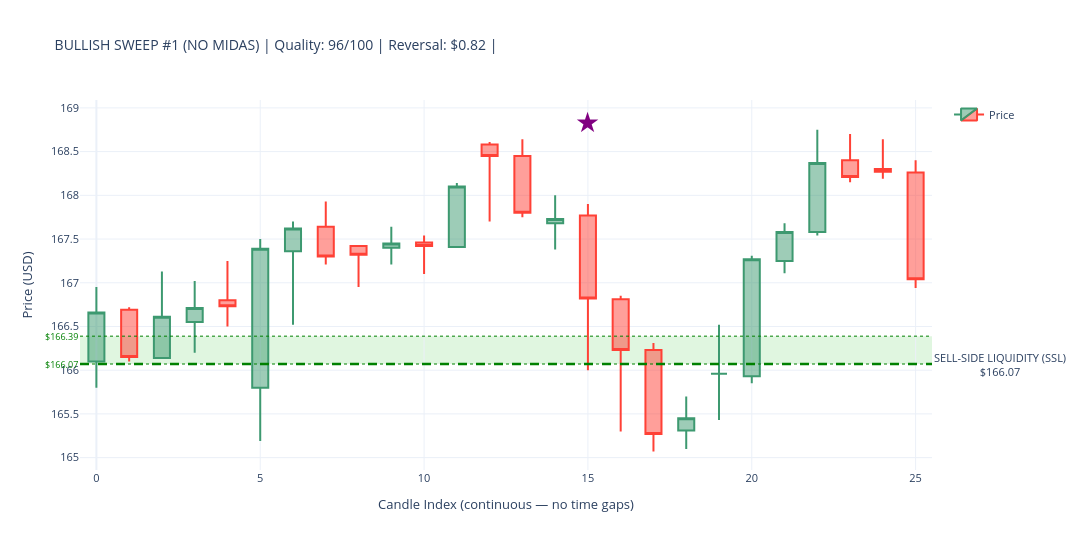
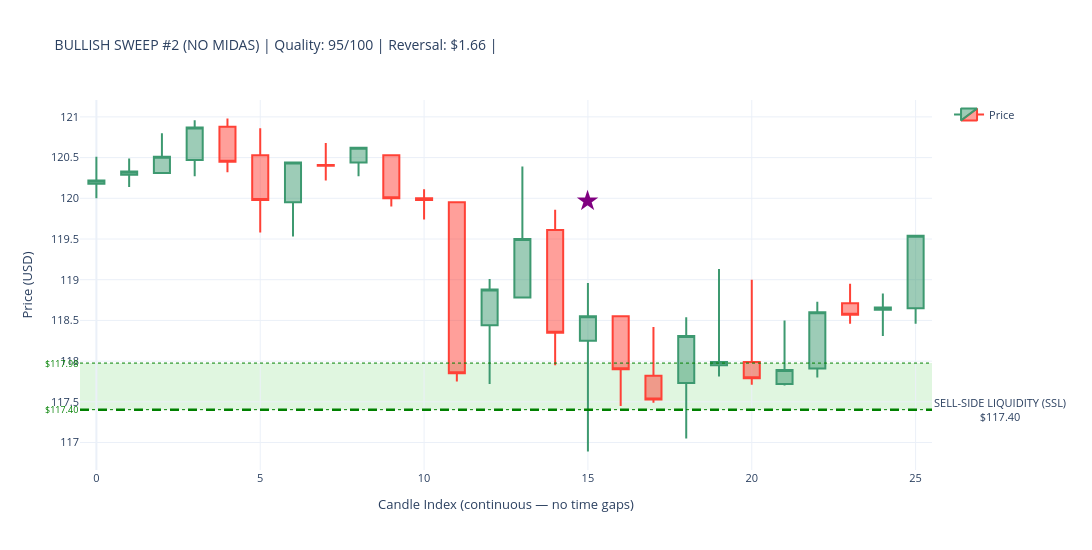
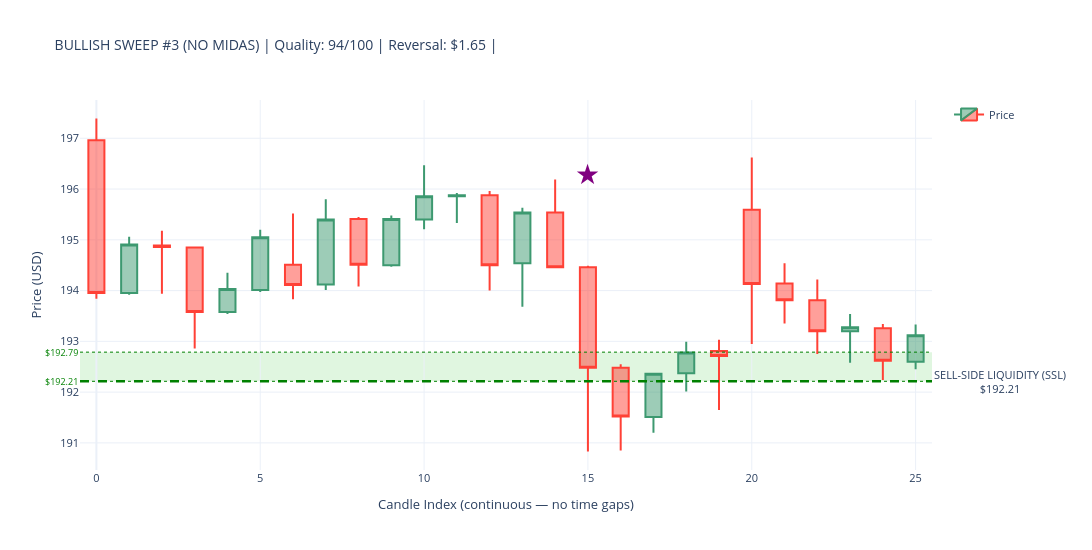
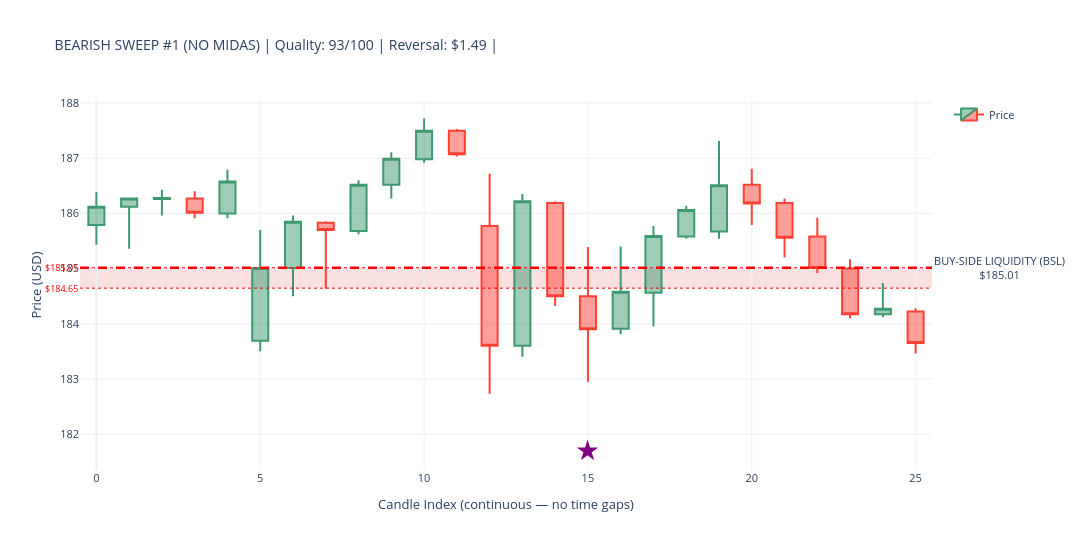

Source (notebook cell) for these figures, in order:
### Code cell
# ---------------------------------------------------------------------------
# SWEEP DETECTION CANDLESTICK VISUALIZATIONS WITH LIQUIDITY ZONES
# ---------------------------------------------------------------------------

required_vars = ['sweeps_hourly_no_midas', 'sweeps_hourly_with_midas', 'hourly_data']
missing_vars  = [v for v in required_vars if v not in globals()]

if missing_vars:
    print(f"\n⚠ WARNING: Missing variables — {missing_vars}")
    print("Please execute Part 8 first. Skipping visualization...")
else:
    print("\n✓ All required variables present. Proceeding with visualization...")

if not missing_vars:

    print("\n" + "=" * 70)
    print("VISUALIZING TOP SWEEPS — CANDLESTICK CHARTS WITH LIQUIDITY ZONES")
    print("=" * 70)

    import plotly.graph_objects as go

    price_data = hourly_data.copy()
    print(f"\n✓ Hourly data: {len(price_data)} candles")
    print(f"  Date range: {price_data['timestamp'].min().date()} → "
          f"{price_data['timestamp'].max().date()}")

    print(f"\nSweep data check:")
    print(f"  NO MIDAS  : {len(sweeps_hourly_no_midas)} total sweeps")
    if len(sweeps_hourly_no_midas) > 0:
        print(f"    Bullish : {(sweeps_hourly_no_midas['sweep_type']=='BULLISH').sum()}")
        print(f"    Bearish : {(sweeps_hourly_no_midas['sweep_type']=='BEARISH').sum()}")
    print(f"  WITH MIDAS: {len(sweeps_hourly_with_midas)} total sweeps")
    if len(sweeps_hourly_with_midas) > 0:
        print(f"    Bullish : {(sweeps_hourly_with_midas['sweep_type']=='BULLISH').sum()}")
        print(f"    Bearish : {(sweeps_hourly_with_midas['sweep_type']=='BEARISH').sum()}")


    def make_candlestick_chart_with_zones(
        price_df, sweep_timestamp, zone_level,
        zone_top, zone_bottom,
        sweep_type, chart_title
    ):
        try:
            # ── exact-hour timestamp match ────────────────────────────────────
            sweep_ts       = pd.to_datetime(sweep_timestamp)
            sweep_ts_naive = sweep_ts.tz_localize(None) if sweep_ts.tzinfo else sweep_ts
            ts_col_naive   = pd.to_datetime(price_df['timestamp']).dt.tz_localize(None)

            exact = price_df[ts_col_naive == sweep_ts_naive]
            sweep_idx = exact.index[0] if len(exact) > 0 else (
                (ts_col_naive - sweep_ts_naive).abs().idxmin()
            )

            sweep_pos = price_df.index.get_loc(sweep_idx)
            start_pos = max(0, sweep_pos - 15)
            end_pos   = min(len(price_df) - 1, sweep_pos + 10)

            subset = price_df.iloc[start_pos : end_pos + 1].copy().reset_index(drop=True)
            subset['candle_idx'] = range(len(subset))

            # FIX: build hover text as a list — Candlestick uses `text`, not `hovertemplate`
            hover_texts = [
                (f"{row['timestamp'].strftime('%Y-%m-%d %H:%M')}<br>"
                 f"O: ${row['open']:.2f}  H: ${row['high']:.2f}<br>"
                 f"L: ${row['low']:.2f}   C: ${row['close']:.2f}")
                for _, row in subset.iterrows()
            ]

            # ── candlestick ───────────────────────────────────────────────────
            fig = go.Figure(data=[go.Candlestick(
                x=subset['candle_idx'],
                open=subset['open'],  high=subset['high'],
                low=subset['low'],    close=subset['close'],
                name='Price',
                text=hover_texts,          # ← was hovertemplate (unsupported)
                hoverinfo='text',          # tell Plotly to show our text on hover
            )])

            # ── ICT-correct zone labels + actual boundaries ───────────────────
            if sweep_type == 'BULLISH':
                fill_color = 'rgba(0,180,0,0.12)'
                line_color = 'green'
                zone_label = 'SELL-SIDE LIQUIDITY (SSL)'
            else:
                fill_color = 'rgba(220,0,0,0.12)'
                line_color = 'red'
                zone_label = 'BUY-SIDE LIQUIDITY (BSL)'

            fig.add_hrect(
                y0=zone_bottom, y1=zone_top,
                fillcolor=fill_color, opacity=1.0,
                layer='below', line_width=0,
            )
            fig.add_hline(
                y=zone_level,
                line_width=2.5, line_dash='dash', line_color=line_color,
                annotation_text=f'{zone_label}<br>${zone_level:.2f}',
                annotation_position='right',
                annotation=dict(font_size=11, bgcolor='rgba(255,255,255,0.85)')
            )
            for y_val in [zone_top, zone_bottom]:
                fig.add_hline(
                    y=y_val, line_width=1, line_dash='dot', line_color=line_color,
                    annotation_text=f'${y_val:.2f}', annotation_position='left',
                    annotation=dict(font_size=9, font_color=line_color)
                )

            # ── sweep marker ──────────────────────────────────────────────────
            sweep_subset_pos = sweep_pos - start_pos
            if 0 <= sweep_subset_pos < len(subset):
                row_c = subset.iloc[sweep_subset_pos]
                cr    = row_c['high'] - row_c['low']
                arrow_y = (row_c['high'] + cr * 0.5 if sweep_type == 'BULLISH'
                           else row_c['low'] - cr * 0.5)
                fig.add_annotation(
                    x=row_c['candle_idx'], y=arrow_y,
                    text='★', showarrow=False,
                    font=dict(size=28, color='purple'),
                    xanchor='center'
                )

            fig.update_layout(
                title=dict(text=chart_title, font=dict(size=14)),
                yaxis_title='Price (USD)',
                xaxis_title='Candle Index (continuous — no time gaps)',
                template='plotly_white',
                height=550, width=1150,
                hovermode='x unified',
                xaxis_rangeslider_visible=False,
                xaxis=dict(type='linear'),
                showlegend=True,
                font=dict(size=11),
                margin=dict(l=80, r=160, t=100, b=80),
            )
            return fig

        except Exception as e:
            print(f"      ✗ Error ({type(e).__name__}): {e}")
            return None


    def plot_sweep_set(sweeps_df, label):
        if sweeps_df.empty:
            print(f"\n✗ No sweeps in {label} dataset")
            return

        print(f"\n{'=' * 70}")
        print(f"{label} SWEEPS WITH LIQUIDITY ZONES")
        print('=' * 70)

        for sweep_type, side_label in [
            ('BULLISH', 'SSL Raids (demand zone sweeps — bullish reversal)'),
            ('BEARISH', 'BSL Raids (supply zone sweeps — bearish reversal)'),
        ]:
            subset = (
                sweeps_df[sweeps_df['sweep_type'] == sweep_type]
                .nlargest(3, 'sweep_quality_score')
            )
            print(f"\n{side_label}  ({len(subset)} shown):")

            for i, (_, row) in enumerate(subset.iterrows(), 1):
                z_top = float(row.get('zone_top',    row['zone_level'] * 1.005))
                z_bot = float(row.get('zone_bottom', row['zone_level'] * 0.995))

                title = (
                    f"{sweep_type} SWEEP #{i} ({label}) | "
                    f"Quality: {row['sweep_quality_score']:.0f}/100 | "
                    f"Reversal: ${row['reversal_distance']:.2f} | "
                )
                print(f"  {i}. {row['timestamp']}  zone=${row['zone_level']:.2f}")

                fig = make_candlestick_chart_with_zones(
                    price_data,
                    sweep_timestamp = row['timestamp'],
                    zone_level      = row['zone_level'],
                    zone_top        = z_top,
                    zone_bottom     = z_bot,
                    sweep_type      = sweep_type,
                    chart_title     = title,
                )
                if fig:
                    fig.show()
                else:
                    print("      → Could not create chart")


    plot_sweep_set(sweeps_hourly_no_midas,   'NO MIDAS')
    plot_sweep_set(sweeps_hourly_with_midas, 'WITH MIDAS')

    print("\n" + "=" * 70)
    print("✓ LIQUIDITY ZONE SWEEP VISUALIZATION COMPLETE")
    print("=" * 70)
    print("\nVISUAL LEGEND:")
    print("  🟢 GREEN ZONE : Demand zone — SSL raid (BULLISH sweep, reversal up)")
    print("  🔴 RED ZONE   : Supply zone — BSL raid (BEARISH sweep, reversal down)")
    print("  ★ Star        : Exact sweep detection candle")
    print("  - - Dashed    : Zone midline (zone_level)")
    print("  ··· Dotted    : Actual zone top / bottom boundaries")

### Figure 1 — Plotly figure (JSON) as saved in the notebook; plotly's stock layout.template omitted (floating-point values rounded to 4 significant figures)
{"data": [{"close": [166.7, 166.2, 166.6, 166.7, 166.7, 167.4, 167.6, 167.3, 167.3, 167.4, 167.4, 168.1, 168.4, 167.8, 167.7, 166.8, 166.2, 165.3, 165.4, 166.0, 167.3, 167.6, 168.4, 168.2, 168.3, 167.0], "high": [166.9, 166.7, 167.1, 167.0, 167.2, 167.5, 167.7, 167.9, 167.4, 167.6, 167.5, 168.1, 168.6, 168.6, 168, 167.9, 166.8, 166.3, 165.7, 166.5, 167.3, 167.7, 168.8, 168.7, 168.6, 168.4], "hoverinfo": "text", "low": [165.8, 166.1, 166.1, 166.2, 166.5, 165.2, 166.5, 167.2, 166.9, 167.2, 167.1, 167.4, 167.7, 167.8, 167.4, 166, 165.3, 165.1, 165.1, 165.4, 165.8, 167.1, 167.5, 168.2, 168.2, 166.9], "name": "Price", "open": [166.1, 166.7, 166.1, 166.6, 166.8, 165.8, 167.4, 167.6, 167.4, 167.4, 167.5, 167.4, 168.6, 168.4, 167.7, 167.8, 166.8, 166.2, 165.3, 166.0, 165.9, 167.2, 167.6, 168.4, 168.3, 168.3], "text": ["2021-04-20 11:30<br>O: $166.10  H: $166.95<br>L: $165.80   C: $166.66", "2021-04-20 12:30<br>O: $166.69  H: $166.72<br>L: $166.10   C: $166.15", "2021-04-20 13:30<br>O: $166.14  H: $167.13<br>L: $166.14   C: $166.61", "2021-04-20 14:30<br>O: $166.55  H: $167.02<br>L: $166.20   C: $166.71", "2021-04-20 15:30<br>O: $166.80  H: $167.25<br>L: $166.50   C: $166.73", "2021-04-21 09:30<br>O: $165.80  H: $167.50<br>L: $165.19   C: $167.39", "2021-04-21 10:30<br>O: $167.36  H: $167.70<br>L: $166.52   C: $167.62", "2021-04-21 11:30<br>O: $167.64  H: $167.93<br>L: $167.21   C: $167.30", "2021-04-21 12:30<br>O: $167.42  H: $167.43<br>L: $166.95   C: $167.32", "2021-04-21 13:30<br>O: $167.40  H: $167.64<br>L: $167.21   C: $167.45", "2021-04-21 14:30<br>O: $167.46  H: $167.54<br>L: $167.10   C: $167.42", "2021-04-21 15:30<br>O: $167.41  H: $168.14<br>L: $167.41   C: $168.10", "2021-04-22 09:30<br>O: $168.58  H: $168.61<br>L: $167.70   C: $168.45", "2021-04-22 10:30<br>O: $168.45  H: $168.64<br>L: $167.75   C: $167.80", "2021-04-22 11:30<br>O: $167.68  H: $168.00<br>L: $167.38   C: $167.73", "2021-04-22 12:30<br>O: $167.77  H: $167.90<br>L: $166.00   C: $166.82", "2021-04-22 13:30<br>O: $166.81  H: $166.85<br>L: $165.30   C: $166.23", "2021-04-22 14:30<br>O: $166.23  H: $166.31<br>L: $165.07   C: $165.27", "2021-04-22 15:30<br>O: $165.31  H: $165.70<br>L: $165.10   C: $165.45", "2021-04-23 09:30<br>O: $165.96  H: $166.52<br>L: $165.43   C: $165.96", "2021-04-23 10:30<br>O: $165.93  H: $167.31<br>L: $165.85   C: $167.27", "2021-04-23 11:30<br>O: $167.25  H: $167.68<br>L: $167.11   C: $167.58", "2021-04-23 12:30<br>O: $167.58  H: $168.75<br>L: $167.54   C: $168.37", "2021-04-23 13:30<br>O: $168.40  H: $168.70<br>L: $168.15   C: $168.21", "2021-04-23 14:30<br>O: $168.30  H: $168.64<br>L: $168.19   C: $168.27", "2021-04-23 15:30<br>O: $168.26  H: $168.40<br>L: $166.94   C: $167.04"], "type": "candlestick", "x": [0, 1, 2, 3, 4, 5, 6, 7, 8, 9, 10, 11, 12, 13, 14, 15, 16, 17, 18, 19, 20, 21, 22, 23, 24, 25]}], "layout": {"annotations": [{"bgcolor": "rgba(255,255,255,0.85)", "font": {"size": 11}, "showarrow": false, "text": "SELL-SIDE LIQUIDITY (SSL)<br>$166.07", "x": 1, "xanchor": "left", "xref": "x domain", "y": 166.1, "yanchor": "middle", "yref": "y"}, {"font": {"color": "green", "size": 9}, "showarrow": false, "text": "$166.39", "x": 0, "xanchor": "right", "xref": "x domain", "y": 166.4, "yanchor": "middle", "yref": "y"}, {"font": {"color": "green", "size": 9}, "showarrow": false, "text": "$166.07", "x": 0, "xanchor": "right", "xref": "x domain", "y": 166.1, "yanchor": "middle", "yref": "y"}, {"font": {"color": "purple", "size": 28}, "showarrow": false, "text": "★", "x": 15, "xanchor": "center", "y": 168.9}], "font": {"size": 11}, "height": 550, "hovermode": "x unified", "margin": {"b": 80, "l": 80, "r": 160, "t": 100}, "shapes": [{"fillcolor": "rgba(0,180,0,0.12)", "layer": "below", "line": {"width": 0}, "opacity": 1, "type": "rect", "x0": 0, "x1": 1, "xref": "x domain", "y0": 166.1, "y1": 166.4, "yref": "y"}, {"line": {"color": "green", "dash": "dash", "width": 2.5}, "type": "line", "x0": 0, "x1": 1, "xref": "x domain", "y0": 166.1, "y1": 166.1, "yref": "y"}, {"line": {"color": "green", "dash": "dot", "width": 1}, "type": "line", "x0": 0, "x1": 1, "xref": "x domain", "y0": 166.4, "y1": 166.4, "yref": "y"}, {"line": {"color": "green", "dash": "dot", "width": 1}, "type": "line", "x0": 0, "x1": 1, "xref": "x domain", "y0": 166.1, "y1": 166.1, "yref": "y"}], "showlegend": true, "title": {"font": {"size": 14}, "text": "BULLISH SWEEP #1 (NO MIDAS) | Quality: 96/100 | Reversal: $0.82 | "}, "width": 1150, "xaxis": {"rangeslider": {"visible": false}, "title": {"text": "Candle Index (continuous — no time gaps)"}, "type": "linear"}, "yaxis": {"title": {"text": "Price (USD)"}}}}

### Figure 2 — Plotly figure (JSON) as saved in the notebook; plotly's stock layout.template omitted (floating-point values rounded to 4 significant figures)
{"data": [{"close": [120.2, 120.3, 120.5, 120.9, 120.5, 120.0, 120.4, 120.4, 120.6, 120, 120.0, 117.8, 118.9, 119.5, 118.3, 118.5, 117.9, 117.5, 118.3, 118.0, 117.8, 117.9, 118.6, 118.6, 118.7, 119.5], "high": [120.5, 120.5, 120.8, 121.0, 121.0, 120.9, 120.4, 120.7, 120.6, 120.5, 120.1, 120.0, 119.0, 120.4, 119.9, 119.0, 118.5, 118.4, 118.5, 119.1, 119, 118.5, 118.7, 119.0, 118.8, 119.5], "hoverinfo": "text", "low": [120, 120.1, 120.3, 120.3, 120.3, 119.6, 119.5, 120.2, 120.3, 119.9, 119.7, 117.8, 117.7, 118.8, 118.0, 116.9, 117.5, 117.5, 117.0, 117.8, 117.7, 117.7, 117.8, 118.5, 118.3, 118.5], "name": "Price", "open": [120.2, 120.3, 120.3, 120.5, 120.9, 120.5, 120.0, 120.4, 120.4, 120.5, 120, 120.0, 118.4, 118.8, 119.6, 118.2, 118.5, 117.8, 117.7, 118.0, 118.0, 117.7, 117.9, 118.7, 118.6, 118.7], "text": ["2020-05-11 11:00<br>O: $120.18  H: $120.51<br>L: $120.00   C: $120.22", "2020-05-11 12:00<br>O: $120.29  H: $120.49<br>L: $120.14   C: $120.33", "2020-05-11 13:00<br>O: $120.31  H: $120.80<br>L: $120.31   C: $120.51", "2020-05-11 14:00<br>O: $120.47  H: $120.96<br>L: $120.27   C: $120.87", "2020-05-11 15:00<br>O: $120.88  H: $120.98<br>L: $120.32   C: $120.45", "2020-05-12 09:00<br>O: $120.53  H: $120.86<br>L: $119.58   C: $119.98", "2020-05-12 10:00<br>O: $119.95  H: $120.44<br>L: $119.53   C: $120.44", "2020-05-12 11:00<br>O: $120.41  H: $120.68<br>L: $120.22   C: $120.40", "2020-05-12 12:00<br>O: $120.44  H: $120.63<br>L: $120.27   C: $120.62", "2020-05-12 13:00<br>O: $120.53  H: $120.54<br>L: $119.90   C: $120.00", "2020-05-12 14:00<br>O: $120.00  H: $120.11<br>L: $119.74   C: $119.98", "2020-05-12 15:00<br>O: $119.95  H: $119.95<br>L: $117.75   C: $117.85", "2020-05-13 09:00<br>O: $118.44  H: $119.01<br>L: $117.72   C: $118.88", "2020-05-13 10:00<br>O: $118.78  H: $120.39<br>L: $118.78   C: $119.50", "2020-05-13 11:00<br>O: $119.61  H: $119.86<br>L: $117.95   C: $118.35", "2020-05-13 12:00<br>O: $118.25  H: $118.96<br>L: $116.89   C: $118.55", "2020-05-13 13:00<br>O: $118.55  H: $118.55<br>L: $117.45   C: $117.90", "2020-05-13 14:00<br>O: $117.82  H: $118.42<br>L: $117.49   C: $117.53", "2020-05-13 15:00<br>O: $117.73  H: $118.54<br>L: $117.05   C: $118.31", "2020-05-14 09:00<br>O: $117.95  H: $119.13<br>L: $117.81   C: $117.99", "2020-05-14 10:00<br>O: $117.99  H: $119.00<br>L: $117.71   C: $117.79", "2020-05-14 11:00<br>O: $117.72  H: $118.50<br>L: $117.70   C: $117.89", "2020-05-14 12:00<br>O: $117.91  H: $118.73<br>L: $117.80   C: $118.60", "2020-05-14 13:00<br>O: $118.71  H: $118.95<br>L: $118.46   C: $118.57", "2020-05-14 14:00<br>O: $118.63  H: $118.83<br>L: $118.31   C: $118.66", "2020-05-14 15:00<br>O: $118.65  H: $119.54<br>L: $118.46   C: $119.54"], "type": "candlestick", "x": [0, 1, 2, 3, 4, 5, 6, 7, 8, 9, 10, 11, 12, 13, 14, 15, 16, 17, 18, 19, 20, 21, 22, 23, 24, 25]}], "layout": {"annotations": [{"bgcolor": "rgba(255,255,255,0.85)", "font": {"size": 11}, "showarrow": false, "text": "SELL-SIDE LIQUIDITY (SSL)<br>$117.40", "x": 1, "xanchor": "left", "xref": "x domain", "y": 117.4, "yanchor": "middle", "yref": "y"}, {"font": {"color": "green", "size": 9}, "showarrow": false, "text": "$117.98", "x": 0, "xanchor": "right", "xref": "x domain", "y": 118.0, "yanchor": "middle", "yref": "y"}, {"font": {"color": "green", "size": 9}, "showarrow": false, "text": "$117.40", "x": 0, "xanchor": "right", "xref": "x domain", "y": 117.4, "yanchor": "middle", "yref": "y"}, {"font": {"color": "purple", "size": 28}, "showarrow": false, "text": "★", "x": 15, "xanchor": "center", "y": 120.0}], "font": {"size": 11}, "height": 550, "hovermode": "x unified", "margin": {"b": 80, "l": 80, "r": 160, "t": 100}, "shapes": [{"fillcolor": "rgba(0,180,0,0.12)", "layer": "below", "line": {"width": 0}, "opacity": 1, "type": "rect", "x0": 0, "x1": 1, "xref": "x domain", "y0": 117.4, "y1": 118.0, "yref": "y"}, {"line": {"color": "green", "dash": "dash", "width": 2.5}, "type": "line", "x0": 0, "x1": 1, "xref": "x domain", "y0": 117.4, "y1": 117.4, "yref": "y"}, {"line": {"color": "green", "dash": "dot", "width": 1}, "type": "line", "x0": 0, "x1": 1, "xref": "x domain", "y0": 118.0, "y1": 118.0, "yref": "y"}, {"line": {"color": "green", "dash": "dot", "width": 1}, "type": "line", "x0": 0, "x1": 1, "xref": "x domain", "y0": 117.4, "y1": 117.4, "yref": "y"}], "showlegend": true, "title": {"font": {"size": 14}, "text": "BULLISH SWEEP #2 (NO MIDAS) | Quality: 95/100 | Reversal: $1.66 | "}, "width": 1150, "xaxis": {"rangeslider": {"visible": false}, "title": {"text": "Candle Index (continuous — no time gaps)"}, "type": "linear"}, "yaxis": {"title": {"text": "Price (USD)"}}}}

### Figure 3 — Plotly figure (JSON) as saved in the notebook; plotly's stock layout.template omitted (floating-point values rounded to 4 significant figures)
{"data": [{"close": [193.9, 194.9, 194.9, 193.6, 194.0, 195.1, 194.1, 195.4, 194.5, 195.4, 195.9, 195.9, 194.5, 195.5, 194.5, 192.5, 191.5, 192.4, 192.8, 192.7, 194.1, 193.8, 193.2, 193.3, 192.6, 193.1], "high": [197.4, 195.1, 195.2, 194.8, 194.3, 195.2, 195.5, 195.8, 195.4, 195.5, 196.5, 195.9, 196.0, 195.6, 196.2, 194.5, 192.6, 192.4, 193.0, 193.0, 196.6, 194.5, 194.2, 193.5, 193.3, 193.3], "hoverinfo": "text", "low": [193.8, 193.9, 193.9, 192.9, 193.5, 194.0, 193.8, 194.0, 194.1, 194.5, 195.2, 195.3, 194, 193.7, 194.5, 190.8, 190.8, 191.2, 192.0, 191.7, 192.9, 193.3, 192.8, 192.6, 192.2, 192.4], "name": "Price", "open": [197.0, 193.9, 194.9, 194.8, 193.6, 194.0, 194.5, 194.1, 195.4, 194.5, 195.4, 195.9, 195.9, 194.5, 195.5, 194.5, 192.5, 191.5, 192.4, 192.8, 195.6, 194.1, 193.8, 193.2, 193.3, 192.6], "text": ["2024-07-11 10:30<br>O: $196.96  H: $197.39<br>L: $193.84   C: $193.95", "2024-07-11 11:30<br>O: $193.95  H: $195.06<br>L: $193.92   C: $194.91", "2024-07-11 12:30<br>O: $194.89  H: $195.18<br>L: $193.94   C: $194.86", "2024-07-11 13:30<br>O: $194.85  H: $194.85<br>L: $192.86   C: $193.58", "2024-07-11 14:30<br>O: $193.58  H: $194.35<br>L: $193.54   C: $194.03", "2024-07-11 15:30<br>O: $194.01  H: $195.20<br>L: $193.97   C: $195.05", "2024-07-12 09:30<br>O: $194.51  H: $195.52<br>L: $193.83   C: $194.11", "2024-07-12 10:30<br>O: $194.12  H: $195.80<br>L: $194.01   C: $195.40", "2024-07-12 11:30<br>O: $195.41  H: $195.45<br>L: $194.08   C: $194.51", "2024-07-12 12:30<br>O: $194.50  H: $195.48<br>L: $194.47   C: $195.41", "2024-07-12 13:30<br>O: $195.40  H: $196.47<br>L: $195.21   C: $195.86", "2024-07-12 14:30<br>O: $195.86  H: $195.92<br>L: $195.33   C: $195.88", "2024-07-12 15:30<br>O: $195.88  H: $195.96<br>L: $194.00   C: $194.50", "2024-07-15 09:30<br>O: $194.54  H: $195.63<br>L: $193.68   C: $195.54", "2024-07-15 10:30<br>O: $195.54  H: $196.19<br>L: $194.46   C: $194.46", "2024-07-15 11:30<br>O: $194.46  H: $194.49<br>L: $190.83   C: $192.48", "2024-07-15 12:30<br>O: $192.48  H: $192.55<br>L: $190.85   C: $191.52", "2024-07-15 13:30<br>O: $191.51  H: $192.38<br>L: $191.20   C: $192.36", "2024-07-15 14:30<br>O: $192.37  H: $192.99<br>L: $192.01   C: $192.78", "2024-07-15 15:30<br>O: $192.81  H: $193.03<br>L: $191.65   C: $192.71", "2024-07-16 09:30<br>O: $195.59  H: $196.62<br>L: $192.95   C: $194.13", "2024-07-16 10:30<br>O: $194.14  H: $194.54<br>L: $193.35   C: $193.81", "2024-07-16 11:30<br>O: $193.81  H: $194.22<br>L: $192.75   C: $193.20", "2024-07-16 12:30<br>O: $193.20  H: $193.54<br>L: $192.58   C: $193.28", "2024-07-16 13:30<br>O: $193.26  H: $193.34<br>L: $192.24   C: $192.62", "2024-07-16 14:30<br>O: $192.60  H: $193.33<br>L: $192.45   C: $193.12"], "type": "candlestick", "x": [0, 1, 2, 3, 4, 5, 6, 7, 8, 9, 10, 11, 12, 13, 14, 15, 16, 17, 18, 19, 20, 21, 22, 23, 24, 25]}], "layout": {"annotations": [{"bgcolor": "rgba(255,255,255,0.85)", "font": {"size": 11}, "showarrow": false, "text": "SELL-SIDE LIQUIDITY (SSL)<br>$192.21", "x": 1, "xanchor": "left", "xref": "x domain", "y": 192.2, "yanchor": "middle", "yref": "y"}, {"font": {"color": "green", "size": 9}, "showarrow": false, "text": "$192.79", "x": 0, "xanchor": "right", "xref": "x domain", "y": 192.8, "yanchor": "middle", "yref": "y"}, {"font": {"color": "green", "size": 9}, "showarrow": false, "text": "$192.21", "x": 0, "xanchor": "right", "xref": "x domain", "y": 192.2, "yanchor": "middle", "yref": "y"}, {"font": {"color": "purple", "size": 28}, "showarrow": false, "text": "★", "x": 15, "xanchor": "center", "y": 196.3}], "font": {"size": 11}, "height": 550, "hovermode": "x unified", "margin": {"b": 80, "l": 80, "r": 160, "t": 100}, "shapes": [{"fillcolor": "rgba(0,180,0,0.12)", "layer": "below", "line": {"width": 0}, "opacity": 1, "type": "rect", "x0": 0, "x1": 1, "xref": "x domain", "y0": 192.2, "y1": 192.8, "yref": "y"}, {"line": {"color": "green", "dash": "dash", "width": 2.5}, "type": "line", "x0": 0, "x1": 1, "xref": "x domain", "y0": 192.2, "y1": 192.2, "yref": "y"}, {"line": {"color": "green", "dash": "dot", "width": 1}, "type": "line", "x0": 0, "x1": 1, "xref": "x domain", "y0": 192.8, "y1": 192.8, "yref": "y"}, {"line": {"color": "green", "dash": "dot", "width": 1}, "type": "line", "x0": 0, "x1": 1, "xref": "x domain", "y0": 192.2, "y1": 192.2, "yref": "y"}], "showlegend": true, "title": {"font": {"size": 14}, "text": "BULLISH SWEEP #3 (NO MIDAS) | Quality: 94/100 | Reversal: $1.65 | "}, "width": 1150, "xaxis": {"rangeslider": {"visible": false}, "title": {"text": "Candle Index (continuous — no time gaps)"}, "type": "linear"}, "yaxis": {"title": {"text": "Price (USD)"}}}}

### Figure 4 — Plotly figure (JSON) as saved in the notebook; plotly's stock layout.template omitted (floating-point values rounded to 4 significant figures)
{"data": [{"close": [186.1, 186.3, 186.3, 186.0, 186.6, 185.0, 185.8, 185.7, 186.5, 187.0, 187.5, 187.1, 183.6, 186.2, 184.5, 183.9, 184.6, 185.6, 186.1, 186.5, 186.2, 185.6, 185.0, 184.2, 184.3, 183.7], "high": [186.4, 186.3, 186.4, 186.4, 186.8, 185.7, 186.0, 185.9, 186.6, 187.1, 187.7, 187.5, 186.7, 186.3, 186.2, 185.4, 185.4, 185.8, 186.1, 187.3, 186.8, 186.3, 185.9, 185.2, 184.7, 184.3], "hoverinfo": "text", "low": [185.4, 185.4, 186.0, 185.9, 185.9, 183.5, 184.5, 184.6, 185.6, 186.3, 186.9, 187.0, 182.7, 183.4, 184.3, 182.9, 183.8, 183.9, 185.5, 185.5, 185.8, 185.2, 184.9, 184.1, 184.1, 183.5], "name": "Price", "open": [185.8, 186.1, 186.3, 186.3, 186, 183.7, 185.0, 185.8, 185.7, 186.5, 187.0, 187.5, 185.8, 183.6, 186.2, 184.5, 183.9, 184.6, 185.6, 185.7, 186.5, 186.2, 185.6, 185, 184.2, 184.2], "text": ["2024-05-13 11:30<br>O: $185.79  H: $186.39<br>L: $185.43   C: $186.12", "2024-05-13 12:30<br>O: $186.12  H: $186.29<br>L: $185.36   C: $186.27", "2024-05-13 13:30<br>O: $186.26  H: $186.43<br>L: $185.96   C: $186.28", "2024-05-13 14:30<br>O: $186.27  H: $186.40<br>L: $185.91   C: $186.01", "2024-05-13 15:30<br>O: $186.00  H: $186.79<br>L: $185.91   C: $186.58", "2024-05-14 09:30<br>O: $183.69  H: $185.70<br>L: $183.50   C: $185.01", "2024-05-14 10:30<br>O: $185.01  H: $185.96<br>L: $184.50   C: $185.85", "2024-05-14 11:30<br>O: $185.83  H: $185.86<br>L: $184.64   C: $185.70", "2024-05-14 12:30<br>O: $185.68  H: $186.60<br>L: $185.62   C: $186.52", "2024-05-14 13:30<br>O: $186.52  H: $187.11<br>L: $186.27   C: $186.99", "2024-05-14 14:30<br>O: $186.98  H: $187.72<br>L: $186.92   C: $187.50", "2024-05-14 15:30<br>O: $187.50  H: $187.53<br>L: $187.03   C: $187.07", "2024-05-15 09:30<br>O: $185.77  H: $186.72<br>L: $182.73   C: $183.60", "2024-05-15 10:30<br>O: $183.60  H: $186.35<br>L: $183.40   C: $186.22", "2024-05-15 11:30<br>O: $186.19  H: $186.22<br>L: $184.32   C: $184.50", "2024-05-15 12:30<br>O: $184.50  H: $185.39<br>L: $182.95   C: $183.90", "2024-05-15 13:30<br>O: $183.91  H: $185.40<br>L: $183.81   C: $184.58", "2024-05-15 14:30<br>O: $184.56  H: $185.77<br>L: $183.95   C: $185.59", "2024-05-15 15:30<br>O: $185.58  H: $186.14<br>L: $185.54   C: $186.06", "2024-05-16 09:30<br>O: $185.67  H: $187.31<br>L: $185.54   C: $186.51", "2024-05-16 10:30<br>O: $186.52  H: $186.81<br>L: $185.79   C: $186.18", "2024-05-16 11:30<br>O: $186.19  H: $186.27<br>L: $185.20   C: $185.56", "2024-05-16 12:30<br>O: $185.58  H: $185.92<br>L: $184.92   C: $185.01", "2024-05-16 13:30<br>O: $185.00  H: $185.17<br>L: $184.10   C: $184.17", "2024-05-16 14:30<br>O: $184.17  H: $184.74<br>L: $184.12   C: $184.27", "2024-05-16 15:30<br>O: $184.22  H: $184.28<br>L: $183.46   C: $183.65"], "type": "candlestick", "x": [0, 1, 2, 3, 4, 5, 6, 7, 8, 9, 10, 11, 12, 13, 14, 15, 16, 17, 18, 19, 20, 21, 22, 23, 24, 25]}], "layout": {"annotations": [{"bgcolor": "rgba(255,255,255,0.85)", "font": {"size": 11}, "showarrow": false, "text": "BUY-SIDE LIQUIDITY (BSL)<br>$185.01", "x": 1, "xanchor": "left", "xref": "x domain", "y": 185.0, "yanchor": "middle", "yref": "y"}, {"font": {"color": "red", "size": 9}, "showarrow": false, "text": "$185.01", "x": 0, "xanchor": "right", "xref": "x domain", "y": 185.0, "yanchor": "middle", "yref": "y"}, {"font": {"color": "red", "size": 9}, "showarrow": false, "text": "$184.65", "x": 0, "xanchor": "right", "xref": "x domain", "y": 184.6, "yanchor": "middle", "yref": "y"}, {"font": {"color": "purple", "size": 28}, "showarrow": false, "text": "★", "x": 15, "xanchor": "center", "y": 181.7}], "font": {"size": 11}, "height": 550, "hovermode": "x unified", "margin": {"b": 80, "l": 80, "r": 160, "t": 100}, "shapes": [{"fillcolor": "rgba(220,0,0,0.12)", "layer": "below", "line": {"width": 0}, "opacity": 1, "type": "rect", "x0": 0, "x1": 1, "xref": "x domain", "y0": 184.6, "y1": 185.0, "yref": "y"}, {"line": {"color": "red", "dash": "dash", "width": 2.5}, "type": "line", "x0": 0, "x1": 1, "xref": "x domain", "y0": 185.0, "y1": 185.0, "yref": "y"}, {"line": {"color": "red", "dash": "dot", "width": 1}, "type": "line", "x0": 0, "x1": 1, "xref": "x domain", "y0": 185.0, "y1": 185.0, "yref": "y"}, {"line": {"color": "red", "dash": "dot", "width": 1}, "type": "line", "x0": 0, "x1": 1, "xref": "x domain", "y0": 184.6, "y1": 184.6, "yref": "y"}], "showlegend": true, "title": {"font": {"size": 14}, "text": "BEARISH SWEEP #1 (NO MIDAS) | Quality: 93/100 | Reversal: $1.49 | "}, "width": 1150, "xaxis": {"rangeslider": {"visible": false}, "title": {"text": "Candle Index (continuous — no time gaps)"}, "type": "linear"}, "yaxis": {"title": {"text": "Price (USD)"}}}}
